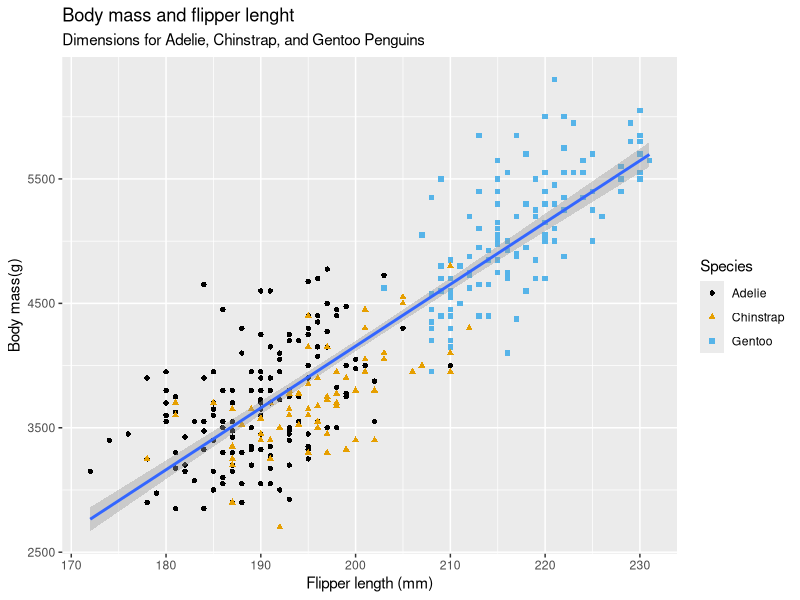
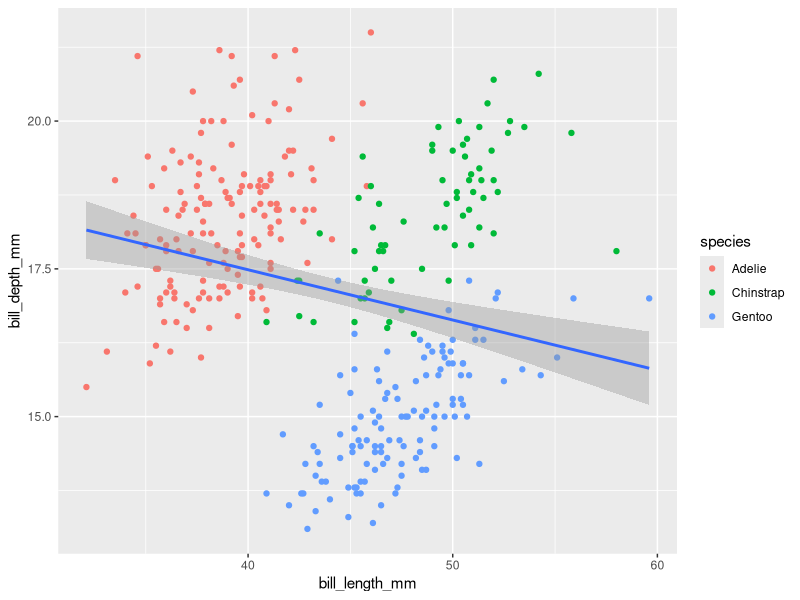
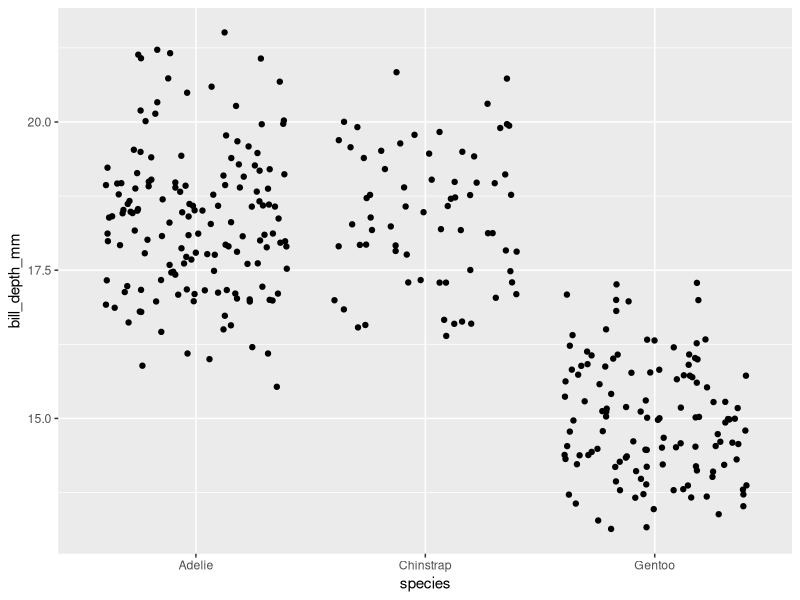

These figures' R source, in order:
#https://r4ds.hadley.nz/data-visualize
library(tidyverse)
library(palmerpenguins)
library(ggthemes)


ggplot(
  data = penguins,
  mapping = aes(x=flipper_length_mm, y = body_mass_g),
) + 
  geom_point(mapping = aes(color=species,shape = species)) + 
  geom_smooth(method="lm") +
  labs(title = "Body mass and flipper lenght",
       subtitle = "Dimensions for Adelie, Chinstrap, and Gentoo Penguins",
       x = "Flipper length (mm)", y = "Body mass(g)",
       color = "Species", shape = "Species"
       ) +
  scale_color_colorblind()

#Exercises
#How many rows are in penguins? How many columns?
#1) 344 rows, 8 columns
#2) A number denoting bill depth (millimeters)
#3) When bill length increase, depth decrease
ggplot(
  data = penguins,
  mapping = aes(x= bill_length_mm, y = bill_depth_mm),
) + 
  geom_point(mapping = aes(color=species)) +
  geom_smooth(method ="lm")
#4) 
ggplot(
  data = penguins,
  mapping = aes(x=species, y = bill_depth_mm)
  
) +
  geom_jitter()